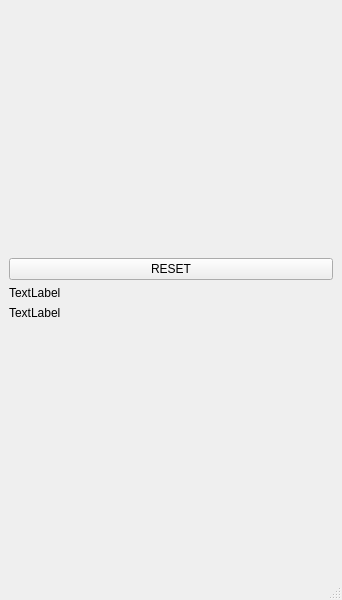
<?xml version="1.0" encoding="UTF-8"?>
<ui version="4.0">
 <class>MainWindow</class>
 <widget class="QMainWindow" name="MainWindow">
  <property name="geometry">
   <rect>
    <x>0</x>
    <y>0</y>
    <width>342</width>
    <height>600</height>
   </rect>
  </property>
  <property name="windowTitle">
   <string>MainWindow</string>
  </property>
  <widget class="QWidget" name="centralwidget">
   <layout class="QVBoxLayout" name="verticalLayout">
    <item>
     <spacer name="verticalSpacer_2">
      <property name="orientation">
       <enum>Qt::Vertical</enum>
      </property>
      <property name="sizeHint" stdset="0">
       <size>
        <width>20</width>
        <height>231</height>
       </size>
      </property>
     </spacer>
    </item>
    <item>
     <widget class="QPushButton" name="resetButton">
      <property name="text">
       <string>RESET</string>
      </property>
     </widget>
    </item>
    <item>
     <widget class="QLabel" name="timerLabel">
      <property name="text">
       <string>TextLabel</string>
      </property>
     </widget>
    </item>
    <item>
     <widget class="QLabel" name="elapsedLabel">
      <property name="text">
       <string>TextLabel</string>
      </property>
     </widget>
    </item>
    <item>
     <spacer name="verticalSpacer">
      <property name="orientation">
       <enum>Qt::Vertical</enum>
      </property>
      <property name="sizeHint" stdset="0">
       <size>
        <width>20</width>
        <height>230</height>
       </size>
      </property>
     </spacer>
    </item>
   </layout>
  </widget>
  <widget class="QMenuBar" name="menubar">
   <property name="geometry">
    <rect>
     <x>0</x>
     <y>0</y>
     <width>342</width>
     <height>19</height>
    </rect>
   </property>
  </widget>
  <widget class="QStatusBar" name="statusbar"/>
 </widget>
 <resources/>
 <connections/>
</ui>
